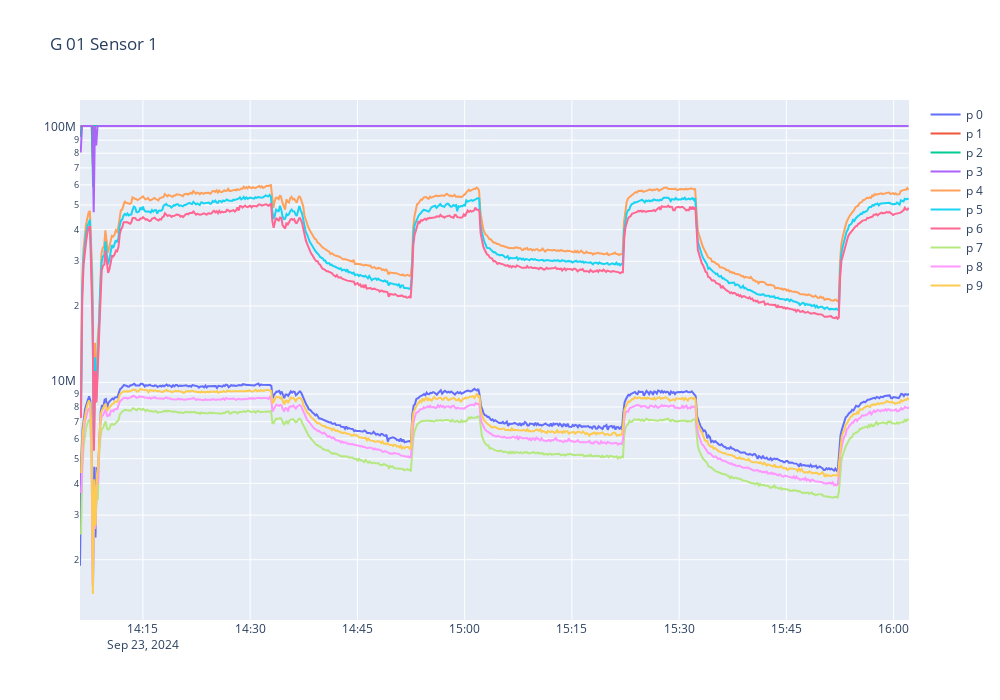

Notebook code cell kept with this figure:
### Code cell
plot_sensor_it("G 01", s_01, 1)

### Figure 1 — Plotly figure (JSON) as saved in the notebook; plotly's stock layout.template omitted (floating-point values rounded to 4 significant figures; data arrays with more than 128 entries replaced by an {"elided": "..."} marker saying what was removed)
{"data": [{"mode": "lines", "name": "p 0", "type": "scatter", "x": {"elided": "642 str values"}, "y": {"elided": "642 float values"}}, {"mode": "lines", "name": "p 1", "type": "scatter", "x": {"elided": "641 str values"}, "y": {"elided": "641 int values"}}, {"mode": "lines", "name": "p 2", "type": "scatter", "x": {"elided": "641 str values"}, "y": {"elided": "641 int values"}}, {"mode": "lines", "name": "p 3", "type": "scatter", "x": {"elided": "641 str values"}, "y": {"elided": "641 int values"}}, {"mode": "lines", "name": "p 4", "type": "scatter", "x": {"elided": "641 str values"}, "y": {"elided": "641 float values"}}, {"mode": "lines", "name": "p 5", "type": "scatter", "x": {"elided": "641 str values"}, "y": {"elided": "641 float values"}}, {"mode": "lines", "name": "p 6", "type": "scatter", "x": {"elided": "641 str values"}, "y": {"elided": "641 float values"}}, {"mode": "lines", "name": "p 7", "type": "scatter", "x": {"elided": "640 str values"}, "y": {"elided": "640 float values"}}, {"mode": "lines", "name": "p 8", "type": "scatter", "x": {"elided": "641 str values"}, "y": {"elided": "641 float values"}}, {"mode": "lines", "name": "p 9", "type": "scatter", "x": {"elided": "641 str values"}, "y": {"elided": "641 float values"}}], "layout": {"height": 700, "title": {"text": "G 01 Sensor 1"}, "width": 1000, "yaxis": {"type": "log"}}}
